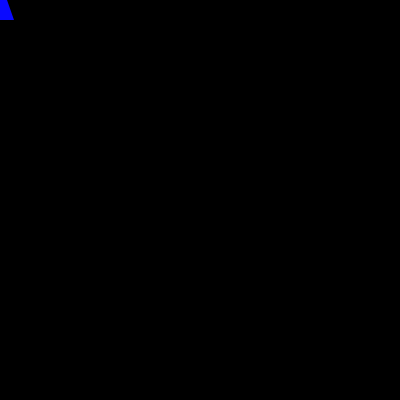
Frame 1 (no input)
Frame 60 (the mouse pressed at the canvas centre just before this capture): identical to frame 1, image omitted
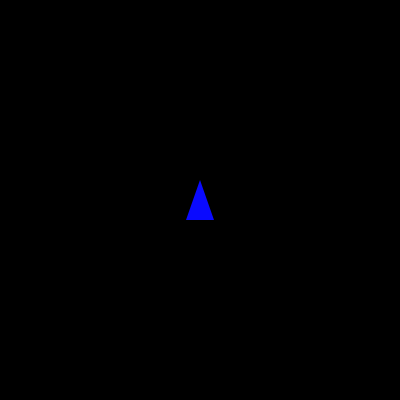
Frame 120 (the mouse held since frame 60 and released just before this capture)

The Processing sketch that drew these frames (run headless with seeded random() and noise(); from frame 60 on, the mouse is pressed at the canvas centre):

// Processing sketch: sketch_140509g
// ── sketch_140509g.pde
void setup(){
  size(400,400);
}

void draw(){
  background(0);
  noStroke();
  fill(10,10,255);
  triangle( mouseX,mouseY-20,mouseX-14,mouseY+20,mouseX+14,mouseY+20);
}
